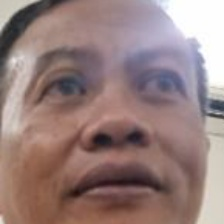
#> input picture file trash/faces_dataset2/pak anto_1.jpg, 224 x 224 px, given in place of the camera
$ python ambil-data-wajah.py
#> lines starting #> are read from the running program, lines starting #| are printed output that depends on the picture; after the words box and inside, x2 and y2 are one past the last pixel; in counts of white or black regions, pixels touching at a corner belong together
import cv2
import os

# Tentukan folder untuk menyimpan dataset wajah
base_folder = 'C:/Users/akhda/Documents/absensi/images'
if not os.path.exists(base_folder):
    os.makedirs(base_folder)  # Gunakan makedirs agar bisa membuat folder bersarang jika belum ada

# Inisialisasi kamera
cam = cv2.VideoCapture(0)
if not cam.isOpened():
    print("Gagal membuka kamera. Pastikan kamera terhubung.")
    exit()

# Path ke file Haarcascade untuk deteksi wajah
cascade_path = 'C:/Users/akhda/Documents/absensi/models/haarcascade_frontalface_default.xml'

# Pastikan file Haarcascade ada sebelum digunakan
if not os.path.exists(cascade_path):
    print(f"Error: File Haarcascade tidak ditemukan di {cascade_path}")
    exit()

# Load model Haarcascade untuk deteksi wajah
face_cascade = cv2.CascadeClassifier(cascade_path)

# Cek apakah model Haarcascade berhasil dimuat
if face_cascade.empty():
    print("Error: Gagal memuat model Haarcascade.")
    exit()

# Input nama pengguna untuk dataset
user_name = input("Masukkan nama: ").strip()
#> the answer given: file trash/faces_dataset2/pak anto_1.jpg
user_folder = os.path.join(base_folder, user_name)

# Buat folder khusus untuk user jika belum ada
os.makedirs(user_folder, exist_ok=True)

# Variabel kontrol pengambilan gambar
img_id = 0
max_images = 50  # Jumlah maksimal gambar per user
fixed_size = (224, 224)  # Ukuran tetap untuk semua gambar wajah

print(f"Mengambil hingga {max_images} gambar untuk {user_name}. Tekan 'q' untuk keluar.")

while img_id < max_images:
    ret, frame = cam.read()
#> frame is the input picture: shape (224, 224, 3); mean B, G, R 124.8, 127.2, 150.8
    if not ret:
        print("Gagal membaca frame dari kamera. Menghentikan proses.")
        break

    gray = cv2.cvtColor(frame, cv2.COLOR_BGR2GRAY)
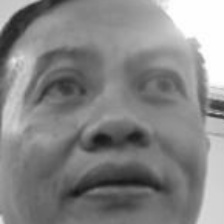
#> gray: shape (224, 224); min 20, max 255, mean 134
    faces = face_cascade.detectMultiScale(gray, scaleFactor=1.3, minNeighbors=5)
#> faces = ()

    for (x, y, w, h) in faces:
        img_id += 1
        face = frame[y:y+h, x:x+w]

        # Ubah ukuran citra wajah ke ukuran tetap
        resized_face = cv2.resize(face, fixed_size)
        file_name_path = os.path.join(user_folder, f"{user_name}_{img_id}.jpg")
        cv2.imwrite(file_name_path, resized_face)

        # Tampilkan kotak deteksi wajah
        cv2.rectangle(frame, (x, y), (x+w, y+h), (0, 255, 0), 2)

        print(f"Gambar {img_id} disimpan di {file_name_path}")

        # Hentikan loop setelah mencapai jumlah maksimal gambar
        if img_id >= max_images:
            break
#> this loop made 0 passes
#> after the loop, img_id = 0

    # Tampilkan jendela dengan hasil deteksi wajah
    cv2.imshow('Face Capture', frame)

    # Hentikan dengan menekan 'q' atau setelah mencapai jumlah maksimal gambar
    if cv2.waitKey(1) & 0xFF == ord('q'):
#> (key q is pressed here)
        break

# Lepaskan kamera dan tutup jendela OpenCV
cam.release()
cv2.destroyAllWindows()

print(f"Proses selesai. Total {img_id} gambar disimpan di folder: {user_folder}")
#| Proses selesai. Total 0 gambar disimpan di folder: C:/Users/akhda/Documents/absensi/images/file trash/faces_dataset2/pak anto_1.jpg

$ run again, on file trash/faces_dataset2/pak anto_10.jpg
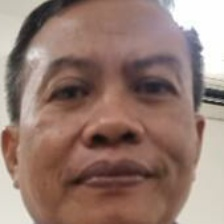
#> input picture file trash/faces_dataset2/pak anto_10.jpg, 224 x 224 px, given in place of the camera
#> frame is the input picture: shape (224, 224, 3); mean B, G, R 112.9, 122.7, 149.4
#> faces = [[10, 7, 196, 196]]
#> the loop `for (x, y, w, h) in faces:` made 1 pass
#> (x, y, w, h, img_id) on pass 1: (10, 7, 196, 196, 1)
#> (printed output is left out)
#> after the loop `for (x, y, w, h) in faces:`:
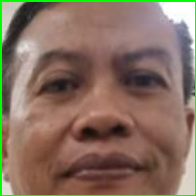
#> face: shape (196, 196, 3); mean B, G, R 95.5, 112.2, 133.8
#> after the loop `for (x, y, w, h) in faces:`:
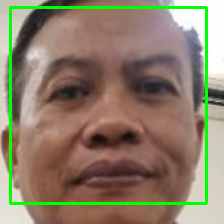
#> frame: shape (224, 224, 3); 4.68% of pixels changed, all inside (x1, y1, x2, y2) = (9, 6, 208, 205)
#> after the loop `for (x, y, w, h) in faces:`: img_id = 1
#| Proses selesai. Total 1 gambar disimpan di folder: C:/Users/akhda/Documents/absensi/images/file trash/faces_dataset2/pak anto_10.jpg
